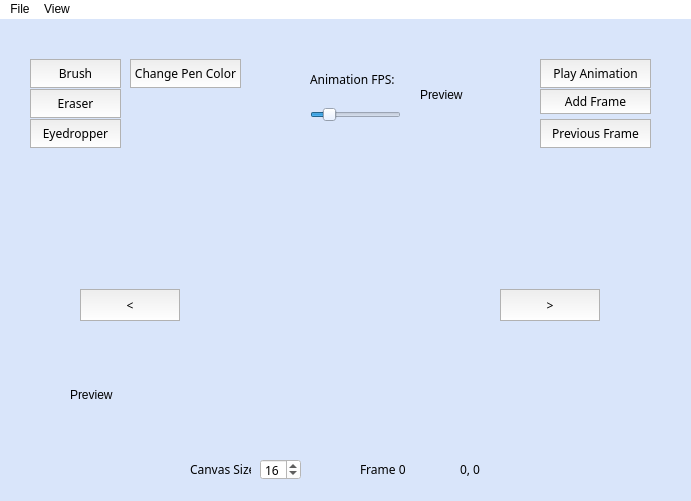
<?xml version="1.0" encoding="UTF-8"?>
<ui version="4.0">
 <class>MainWindow</class>
 <widget class="QMainWindow" name="MainWindow">
  <property name="geometry">
   <rect>
    <x>0</x>
    <y>0</y>
    <width>691</width>
    <height>501</height>
   </rect>
  </property>
  <property name="windowTitle">
   <string>MainWindow</string>
  </property>
  <property name="styleSheet">
   <string notr="true">background-color: rgb(217, 229, 250);</string>
  </property>
  <widget class="QWidget" name="centralwidget">
   <widget class="CanvasModel" name="canvasWidget" native="true">
    <property name="enabled">
     <bool>true</bool>
    </property>
    <property name="geometry">
     <rect>
      <x>-90</x>
      <y>0</y>
      <width>761</width>
      <height>641</height>
     </rect>
    </property>
    <widget class="QPushButton" name="addFrameButton">
     <property name="geometry">
      <rect>
       <x>630</x>
       <y>70</y>
       <width>111</width>
       <height>25</height>
      </rect>
     </property>
     <property name="font">
      <font>
       <family>Trebuchet MS</family>
      </font>
     </property>
     <property name="styleSheet">
      <string notr="true">background-color: qlineargradient(spread:pad, x1:1, y1:0.0113636, x2:1, y2:1, stop:0 rgba(237, 237, 237, 255), stop:1 rgba(255, 255, 255, 255));
border: 0.5px solid rgb(178, 178, 178);</string>
     </property>
     <property name="text">
      <string>Add Frame</string>
     </property>
    </widget>
    <widget class="QLabel" name="canvas">
     <property name="geometry">
      <rect>
       <x>290</x>
       <y>140</y>
       <width>271</width>
       <height>231</height>
      </rect>
     </property>
     <property name="cursor">
      <cursorShape>ArrowCursor</cursorShape>
     </property>
     <property name="mouseTracking">
      <bool>true</bool>
     </property>
     <property name="text">
      <string/>
     </property>
    </widget>
    <widget class="QLabel" name="pixelLocationLabel">
     <property name="geometry">
      <rect>
       <x>550</x>
       <y>440</y>
       <width>63</width>
       <height>21</height>
      </rect>
     </property>
     <property name="font">
      <font>
       <family>Ebrima</family>
      </font>
     </property>
     <property name="text">
      <string>0, 0</string>
     </property>
    </widget>
    <widget class="QLabel" name="previewLabel">
     <property name="geometry">
      <rect>
       <x>510</x>
       <y>40</y>
       <width>71</width>
       <height>71</height>
      </rect>
     </property>
     <property name="text">
      <string>Preview</string>
     </property>
    </widget>
    <widget class="QLabel" name="fpsLabel">
     <property name="geometry">
      <rect>
       <x>400</x>
       <y>50</y>
       <width>101</width>
       <height>20</height>
      </rect>
     </property>
     <property name="font">
      <font>
       <family>Ebrima</family>
      </font>
     </property>
     <property name="text">
      <string>Animation FPS: </string>
     </property>
    </widget>
    <widget class="QSlider" name="fpsSlider">
     <property name="geometry">
      <rect>
       <x>400</x>
       <y>80</y>
       <width>91</width>
       <height>31</height>
      </rect>
     </property>
     <property name="minimum">
      <number>1</number>
     </property>
     <property name="maximum">
      <number>60</number>
     </property>
     <property name="sliderPosition">
      <number>10</number>
     </property>
     <property name="orientation">
      <enum>Qt::Horizontal</enum>
     </property>
    </widget>
    <widget class="QPushButton" name="playButton">
     <property name="geometry">
      <rect>
       <x>630</x>
       <y>40</y>
       <width>111</width>
       <height>29</height>
      </rect>
     </property>
     <property name="font">
      <font>
       <family>Trebuchet MS</family>
      </font>
     </property>
     <property name="styleSheet">
      <string notr="true">background-color: qlineargradient(spread:pad, x1:1, y1:0.0113636, x2:1, y2:1, stop:0 rgba(237, 237, 237, 255), stop:1 rgba(255, 255, 255, 255));
border: 0.5px solid rgb(178, 178, 178);</string>
     </property>
     <property name="text">
      <string>Play Animation</string>
     </property>
     <property name="checkable">
      <bool>true</bool>
     </property>
    </widget>
    <widget class="QPushButton" name="changePenColorButton">
     <property name="geometry">
      <rect>
       <x>220</x>
       <y>40</y>
       <width>111</width>
       <height>29</height>
      </rect>
     </property>
     <property name="font">
      <font>
       <family>Trebuchet MS</family>
      </font>
     </property>
     <property name="styleSheet">
      <string notr="true">background-color: qlineargradient(spread:pad, x1:1, y1:0.0113636, x2:1, y2:1, stop:0 rgba(237, 237, 237, 255), stop:1 rgba(255, 255, 255, 255));
border: 0.5px solid rgb(178, 178, 178);</string>
     </property>
     <property name="text">
      <string>Change Pen Color</string>
     </property>
    </widget>
    <widget class="QPushButton" name="brushButton">
     <property name="geometry">
      <rect>
       <x>120</x>
       <y>40</y>
       <width>91</width>
       <height>29</height>
      </rect>
     </property>
     <property name="font">
      <font>
       <family>Trebuchet MS</family>
      </font>
     </property>
     <property name="styleSheet">
      <string notr="true">background-color: qlineargradient(spread:pad, x1:1, y1:0.0113636, x2:1, y2:1, stop:0 rgba(237, 237, 237, 255), stop:1 rgba(255, 255, 255, 255));
border: 0.5px solid rgb(178, 178, 178);</string>
     </property>
     <property name="text">
      <string>Brush</string>
     </property>
    </widget>
    <widget class="QPushButton" name="eraserButton">
     <property name="geometry">
      <rect>
       <x>120</x>
       <y>70</y>
       <width>91</width>
       <height>29</height>
      </rect>
     </property>
     <property name="font">
      <font>
       <family>Trebuchet MS</family>
      </font>
     </property>
     <property name="styleSheet">
      <string notr="true">background-color: qlineargradient(spread:pad, x1:1, y1:0.0113636, x2:1, y2:1, stop:0 rgba(237, 237, 237, 255), stop:1 rgba(255, 255, 255, 255));
border: 0.5px solid rgb(178, 178, 178);</string>
     </property>
     <property name="text">
      <string>Eraser</string>
     </property>
    </widget>
    <widget class="QPushButton" name="eyedropperButton">
     <property name="geometry">
      <rect>
       <x>120</x>
       <y>100</y>
       <width>91</width>
       <height>29</height>
      </rect>
     </property>
     <property name="font">
      <font>
       <family>Trebuchet MS</family>
      </font>
     </property>
     <property name="styleSheet">
      <string notr="true">background-color: qlineargradient(spread:pad, x1:1, y1:0.0113636, x2:1, y2:1, stop:0 rgba(237, 237, 237, 255), stop:1 rgba(255, 255, 255, 255));
border: 0.5px solid rgb(178, 178, 178);</string>
     </property>
     <property name="text">
      <string>Eyedropper</string>
     </property>
    </widget>
    <widget class="QPushButton" name="onionSkinningButton">
     <property name="geometry">
      <rect>
       <x>630</x>
       <y>100</y>
       <width>111</width>
       <height>29</height>
      </rect>
     </property>
     <property name="font">
      <font>
       <family>Trebuchet MS</family>
      </font>
     </property>
     <property name="styleSheet">
      <string notr="true">background-color: qlineargradient(spread:pad, x1:1, y1:0.0113636, x2:1, y2:1, stop:0 rgba(237, 237, 237, 255), stop:1 rgba(255, 255, 255, 255));
border: 0.5px solid rgb(178, 178, 178);</string>
     </property>
     <property name="text">
      <string>Previous Frame</string>
     </property>
    </widget>
    <widget class="QPushButton" name="goBackwardButton">
     <property name="geometry">
      <rect>
       <x>170</x>
       <y>270</y>
       <width>100</width>
       <height>32</height>
      </rect>
     </property>
     <property name="font">
      <font>
       <family>Arial Black</family>
      </font>
     </property>
     <property name="styleSheet">
      <string notr="true">background-color: qlineargradient(spread:pad, x1:1, y1:0.0113636, x2:1, y2:1, stop:0 rgba(237, 237, 237, 255), stop:1 rgba(255, 255, 255, 255));
border: 0.5px solid rgb(178, 178, 178);</string>
     </property>
     <property name="text">
      <string>&lt;</string>
     </property>
    </widget>
    <widget class="QPushButton" name="goForwardButton">
     <property name="geometry">
      <rect>
       <x>590</x>
       <y>270</y>
       <width>100</width>
       <height>32</height>
      </rect>
     </property>
     <property name="font">
      <font>
       <family>Arial Black</family>
      </font>
     </property>
     <property name="styleSheet">
      <string notr="true">background-color: qlineargradient(spread:pad, x1:1, y1:0.0113636, x2:1, y2:1, stop:0 rgba(237, 237, 237, 255), stop:1 rgba(255, 255, 255, 255));
border: 0.5px solid rgb(178, 178, 178);</string>
     </property>
     <property name="text">
      <string>&gt;</string>
     </property>
    </widget>
    <widget class="QLabel" name="onionSkinningLabel">
     <property name="geometry">
      <rect>
       <x>-30</x>
       <y>320</y>
       <width>65</width>
       <height>16</height>
      </rect>
     </property>
     <property name="text">
      <string>Onion Skin</string>
     </property>
    </widget>
    <widget class="QSpinBox" name="frameSizeSpinBox">
     <property name="geometry">
      <rect>
       <x>350</x>
       <y>440</y>
       <width>41</width>
       <height>21</height>
      </rect>
     </property>
     <property name="font">
      <font>
       <family>Ebrima</family>
      </font>
     </property>
     <property name="styleSheet">
      <string notr="true">background-color: rgb(255, 255, 255);</string>
     </property>
     <property name="keyboardTracking">
      <bool>false</bool>
     </property>
     <property name="minimum">
      <number>1</number>
     </property>
     <property name="maximum">
      <number>256</number>
     </property>
     <property name="value">
      <number>16</number>
     </property>
    </widget>
    <widget class="QLabel" name="frameSizeLabel">
     <property name="geometry">
      <rect>
       <x>280</x>
       <y>440</y>
       <width>61</width>
       <height>21</height>
      </rect>
     </property>
     <property name="font">
      <font>
       <family>Ebrima</family>
      </font>
     </property>
     <property name="text">
      <string>Canvas Size:</string>
     </property>
    </widget>
    <widget class="QLabel" name="frameNumLabel">
     <property name="geometry">
      <rect>
       <x>450</x>
       <y>440</y>
       <width>51</width>
       <height>21</height>
      </rect>
     </property>
     <property name="font">
      <font>
       <family>Ebrima</family>
      </font>
     </property>
     <property name="text">
      <string>Frame 0</string>
     </property>
    </widget>
    <widget class="QLabel" name="lastFrameLabel">
     <property name="geometry">
      <rect>
       <x>160</x>
       <y>340</y>
       <width>71</width>
       <height>71</height>
      </rect>
     </property>
     <property name="text">
      <string>Preview</string>
     </property>
    </widget>
    <zorder>canvas</zorder>
    <zorder>addFrameButton</zorder>
    <zorder>pixelLocationLabel</zorder>
    <zorder>previewLabel</zorder>
    <zorder>fpsLabel</zorder>
    <zorder>fpsSlider</zorder>
    <zorder>playButton</zorder>
    <zorder>changePenColorButton</zorder>
    <zorder>brushButton</zorder>
    <zorder>eraserButton</zorder>
    <zorder>eyedropperButton</zorder>
    <zorder>onionSkinningButton</zorder>
    <zorder>goBackwardButton</zorder>
    <zorder>goForwardButton</zorder>
    <zorder>frameSizeSpinBox</zorder>
    <zorder>frameSizeLabel</zorder>
    <zorder>frameNumLabel</zorder>
    <zorder>onionSkinningLabel</zorder>
    <zorder>lastFrameLabel</zorder>
   </widget>
  </widget>
  <widget class="QMenuBar" name="menubar">
   <property name="geometry">
    <rect>
     <x>0</x>
     <y>0</y>
     <width>691</width>
     <height>17</height>
    </rect>
   </property>
   <property name="styleSheet">
    <string notr="true">background-color: rgb(255, 255, 255);</string>
   </property>
   <widget class="QMenu" name="menuWindow">
    <property name="title">
     <string>View</string>
    </property>
    <addaction name="actionHelp"/>
   </widget>
   <widget class="QMenu" name="menuFile">
    <property name="title">
     <string>File</string>
    </property>
    <addaction name="actionNew"/>
    <addaction name="actionOpen"/>
    <addaction name="actionSave_As"/>
    <addaction name="actionSave"/>
   </widget>
   <addaction name="menuFile"/>
   <addaction name="menuWindow"/>
  </widget>
  <widget class="QStatusBar" name="statusbar"/>
  <action name="actionNew">
   <property name="text">
    <string>New</string>
   </property>
  </action>
  <action name="actionOpen">
   <property name="text">
    <string>Open</string>
   </property>
  </action>
  <action name="actionSave_As">
   <property name="text">
    <string>Save As</string>
   </property>
  </action>
  <action name="actionSave">
   <property name="text">
    <string>Save</string>
   </property>
  </action>
  <action name="actionExit">
   <property name="text">
    <string>Exit</string>
   </property>
  </action>
  <action name="actionPallet">
   <property name="text">
    <string>Pallet</string>
   </property>
  </action>
  <action name="actionHelp">
   <property name="text">
    <string>Help</string>
   </property>
  </action>
 </widget>
 <customwidgets>
  <customwidget>
   <class>CanvasModel</class>
   <extends>QWidget</extends>
   <header location="global">canvasmodel.h</header>
   <container>1</container>
  </customwidget>
 </customwidgets>
 <resources/>
 <connections/>
</ui>
